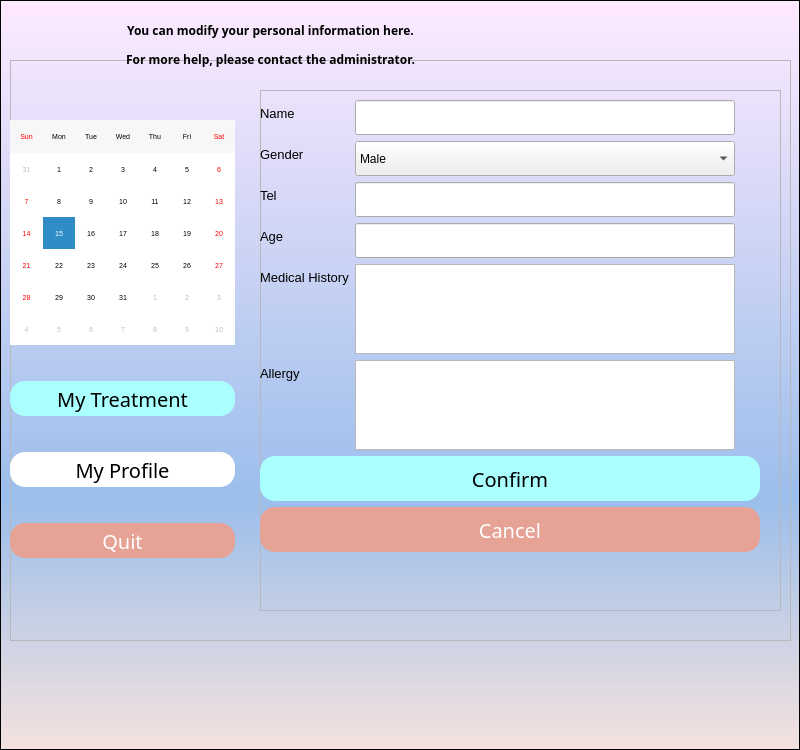
<?xml version="1.0" encoding="UTF-8"?>
<ui version="4.0">
 <class>Form</class>
 <widget class="QWidget" name="Form">
  <property name="geometry">
   <rect>
    <x>0</x>
    <y>0</y>
    <width>800</width>
    <height>750</height>
   </rect>
  </property>
  <property name="windowTitle">
   <string>Form</string>
  </property>
  <widget class="QFrame" name="frame_main">
   <property name="geometry">
    <rect>
     <x>10</x>
     <y>60</y>
     <width>781</width>
     <height>581</height>
    </rect>
   </property>
   <property name="frameShape">
    <enum>QFrame::StyledPanel</enum>
   </property>
   <property name="frameShadow">
    <enum>QFrame::Raised</enum>
   </property>
   <widget class="QStackedWidget" name="stackedWidget_2">
    <property name="geometry">
     <rect>
      <x>240</x>
      <y>20</y>
      <width>531</width>
      <height>541</height>
     </rect>
    </property>
    <property name="currentIndex">
     <number>1</number>
    </property>
    <widget class="QWidget" name="page_myTreatment">
     <widget class="QFrame" name="frame_10">
      <property name="geometry">
       <rect>
        <x>0</x>
        <y>0</y>
        <width>521</width>
        <height>521</height>
       </rect>
      </property>
      <property name="frameShape">
       <enum>QFrame::StyledPanel</enum>
      </property>
      <property name="frameShadow">
       <enum>QFrame::Raised</enum>
      </property>
      <widget class="QFrame" name="frame_11">
       <property name="geometry">
        <rect>
         <x>10</x>
         <y>10</y>
         <width>501</width>
         <height>80</height>
        </rect>
       </property>
       <property name="frameShape">
        <enum>QFrame::StyledPanel</enum>
       </property>
       <property name="frameShadow">
        <enum>QFrame::Raised</enum>
       </property>
       <widget class="QWidget" name="horizontalLayoutWidget_2">
        <property name="geometry">
         <rect>
          <x>0</x>
          <y>0</y>
          <width>501</width>
          <height>80</height>
         </rect>
        </property>
        <layout class="QHBoxLayout" name="horizontalLayout_2">
         <item>
          <widget class="QLabel" name="label_7">
           <property name="font">
            <font>
             <family>Arial Black</family>
            </font>
           </property>
           <property name="text">
            <string>Hello</string>
           </property>
          </widget>
         </item>
         <item>
          <widget class="QLineEdit" name="lineEdit_name">
           <property name="readOnly">
            <bool>true</bool>
           </property>
          </widget>
         </item>
         <item>
          <widget class="QLabel" name="label_8">
           <property name="font">
            <font>
             <family>Arial Black</family>
            </font>
           </property>
           <property name="text">
            <string>,you are getting better all the time.</string>
           </property>
          </widget>
         </item>
        </layout>
       </widget>
      </widget>
      <widget class="QFrame" name="frame_12">
       <property name="geometry">
        <rect>
         <x>10</x>
         <y>100</y>
         <width>501</width>
         <height>80</height>
        </rect>
       </property>
       <property name="frameShape">
        <enum>QFrame::StyledPanel</enum>
       </property>
       <property name="frameShadow">
        <enum>QFrame::Raised</enum>
       </property>
       <widget class="QWidget" name="formLayoutWidget_2">
        <property name="geometry">
         <rect>
          <x>0</x>
          <y>0</y>
          <width>518</width>
          <height>74</height>
         </rect>
        </property>
        <layout class="QFormLayout" name="formLayout_2">
         <item row="0" column="0">
          <widget class="QLabel" name="label_9">
           <property name="font">
            <font>
             <family>Arial</family>
             <pointsize>10</pointsize>
            </font>
           </property>
           <property name="text">
            <string>My Doctor</string>
           </property>
          </widget>
         </item>
         <item row="0" column="1">
          <widget class="QLineEdit" name="lineEdit_doctorname">
           <property name="sizePolicy">
            <sizepolicy hsizetype="Fixed" vsizetype="Fixed">
             <horstretch>0</horstretch>
             <verstretch>0</verstretch>
            </sizepolicy>
           </property>
           <property name="minimumSize">
            <size>
             <width>350</width>
             <height>30</height>
            </size>
           </property>
           <property name="readOnly">
            <bool>true</bool>
           </property>
          </widget>
         </item>
         <item row="1" column="0">
          <widget class="QLabel" name="label_10">
           <property name="font">
            <font>
             <family>Arial</family>
             <pointsize>10</pointsize>
            </font>
           </property>
           <property name="text">
            <string>My Ward Number</string>
           </property>
          </widget>
         </item>
         <item row="1" column="1">
          <widget class="QLineEdit" name="lineEdit_ward">
           <property name="sizePolicy">
            <sizepolicy hsizetype="Fixed" vsizetype="Fixed">
             <horstretch>0</horstretch>
             <verstretch>0</verstretch>
            </sizepolicy>
           </property>
           <property name="minimumSize">
            <size>
             <width>350</width>
             <height>30</height>
            </size>
           </property>
           <property name="readOnly">
            <bool>true</bool>
           </property>
          </widget>
         </item>
        </layout>
       </widget>
      </widget>
      <widget class="QTextEdit" name="textEdit_2">
       <property name="geometry">
        <rect>
         <x>10</x>
         <y>190</y>
         <width>501</width>
         <height>321</height>
        </rect>
       </property>
       <property name="sizePolicy">
        <sizepolicy hsizetype="Fixed" vsizetype="Fixed">
         <horstretch>0</horstretch>
         <verstretch>0</verstretch>
        </sizepolicy>
       </property>
       <property name="readOnly">
        <bool>true</bool>
       </property>
      </widget>
     </widget>
    </widget>
    <widget class="QWidget" name="page_profile">
     <widget class="QFrame" name="frame">
      <property name="geometry">
       <rect>
        <x>10</x>
        <y>10</y>
        <width>521</width>
        <height>521</height>
       </rect>
      </property>
      <property name="frameShape">
       <enum>QFrame::StyledPanel</enum>
      </property>
      <property name="frameShadow">
       <enum>QFrame::Raised</enum>
      </property>
      <widget class="QWidget" name="formLayoutWidget">
       <property name="geometry">
        <rect>
         <x>0</x>
         <y>10</y>
         <width>535</width>
         <height>501</height>
        </rect>
       </property>
       <layout class="QFormLayout" name="formLayout">
        <property name="rightMargin">
         <number>10</number>
        </property>
        <item row="0" column="1">
         <widget class="QLineEdit" name="lineEdit">
          <property name="sizePolicy">
           <sizepolicy hsizetype="Fixed" vsizetype="Fixed">
            <horstretch>0</horstretch>
            <verstretch>0</verstretch>
           </sizepolicy>
          </property>
          <property name="minimumSize">
           <size>
            <width>380</width>
            <height>35</height>
           </size>
          </property>
         </widget>
        </item>
        <item row="1" column="0">
         <widget class="QLabel" name="label_4">
          <property name="font">
           <font>
            <family>Arial</family>
            <pointsize>10</pointsize>
           </font>
          </property>
          <property name="text">
           <string>Gender</string>
          </property>
         </widget>
        </item>
        <item row="1" column="1">
         <widget class="QComboBox" name="comboBox">
          <property name="sizePolicy">
           <sizepolicy hsizetype="Fixed" vsizetype="Fixed">
            <horstretch>0</horstretch>
            <verstretch>0</verstretch>
           </sizepolicy>
          </property>
          <property name="minimumSize">
           <size>
            <width>380</width>
            <height>35</height>
           </size>
          </property>
          <property name="maximumSize">
           <size>
            <width>380</width>
            <height>35</height>
           </size>
          </property>
          <property name="font">
           <font>
            <family>Arial</family>
           </font>
          </property>
          <item>
           <property name="text">
            <string>Male</string>
           </property>
          </item>
          <item>
           <property name="text">
            <string>Female</string>
           </property>
          </item>
         </widget>
        </item>
        <item row="2" column="0">
         <widget class="QLabel" name="label_5">
          <property name="font">
           <font>
            <family>Arial</family>
            <pointsize>10</pointsize>
           </font>
          </property>
          <property name="text">
           <string>Tel</string>
          </property>
         </widget>
        </item>
        <item row="2" column="1">
         <widget class="QLineEdit" name="lineEdit_2">
          <property name="sizePolicy">
           <sizepolicy hsizetype="Fixed" vsizetype="Fixed">
            <horstretch>0</horstretch>
            <verstretch>0</verstretch>
           </sizepolicy>
          </property>
          <property name="minimumSize">
           <size>
            <width>380</width>
            <height>35</height>
           </size>
          </property>
          <property name="maximumSize">
           <size>
            <width>380</width>
            <height>35</height>
           </size>
          </property>
         </widget>
        </item>
        <item row="3" column="0">
         <widget class="QLabel" name="label_6">
          <property name="font">
           <font>
            <family>Arial</family>
            <pointsize>10</pointsize>
           </font>
          </property>
          <property name="text">
           <string>Age</string>
          </property>
         </widget>
        </item>
        <item row="3" column="1">
         <widget class="QLineEdit" name="lineEdit_3">
          <property name="sizePolicy">
           <sizepolicy hsizetype="Fixed" vsizetype="Fixed">
            <horstretch>0</horstretch>
            <verstretch>0</verstretch>
           </sizepolicy>
          </property>
          <property name="minimumSize">
           <size>
            <width>380</width>
            <height>35</height>
           </size>
          </property>
          <property name="maximumSize">
           <size>
            <width>380</width>
            <height>35</height>
           </size>
          </property>
         </widget>
        </item>
        <item row="4" column="0">
         <widget class="QLabel" name="label_12">
          <property name="font">
           <font>
            <family>Arial</family>
            <pointsize>10</pointsize>
           </font>
          </property>
          <property name="text">
           <string>Medical History</string>
          </property>
         </widget>
        </item>
        <item row="4" column="1">
         <widget class="QTextEdit" name="textEdit_medicalHistory">
          <property name="sizePolicy">
           <sizepolicy hsizetype="Fixed" vsizetype="Fixed">
            <horstretch>0</horstretch>
            <verstretch>0</verstretch>
           </sizepolicy>
          </property>
          <property name="minimumSize">
           <size>
            <width>380</width>
            <height>90</height>
           </size>
          </property>
          <property name="maximumSize">
           <size>
            <width>380</width>
            <height>90</height>
           </size>
          </property>
         </widget>
        </item>
        <item row="5" column="0">
         <widget class="QLabel" name="label_13">
          <property name="font">
           <font>
            <family>Arial</family>
            <pointsize>10</pointsize>
           </font>
          </property>
          <property name="text">
           <string>Allergy</string>
          </property>
         </widget>
        </item>
        <item row="5" column="1">
         <widget class="QTextEdit" name="textEdit_allergy">
          <property name="sizePolicy">
           <sizepolicy hsizetype="Fixed" vsizetype="Fixed">
            <horstretch>0</horstretch>
            <verstretch>0</verstretch>
           </sizepolicy>
          </property>
          <property name="minimumSize">
           <size>
            <width>380</width>
            <height>90</height>
           </size>
          </property>
          <property name="maximumSize">
           <size>
            <width>380</width>
            <height>90</height>
           </size>
          </property>
         </widget>
        </item>
        <item row="6" column="0" colspan="2">
         <widget class="QPushButton" name="pushButton_confirm">
          <property name="sizePolicy">
           <sizepolicy hsizetype="Fixed" vsizetype="Fixed">
            <horstretch>0</horstretch>
            <verstretch>0</verstretch>
           </sizepolicy>
          </property>
          <property name="minimumSize">
           <size>
            <width>500</width>
            <height>45</height>
           </size>
          </property>
          <property name="maximumSize">
           <size>
            <width>500</width>
            <height>45</height>
           </size>
          </property>
          <property name="font">
           <font>
            <family>Microsoft Yahei</family>
            <pointsize>-1</pointsize>
            <weight>50</weight>
            <italic>false</italic>
            <bold>false</bold>
           </font>
          </property>
          <property name="styleSheet">
           <string notr="true">QPushButton
{
    font-family:Microsoft Yahei;
    font:20px;
    color:black;
    background-color:rgb(170, 255, 255);
    border-radius:15px;
}

QPushButton:hover
{
    background-color:rgb(85, 255, 255);
}

QPushButton:pressed
{
    background-color:rgb(85, 255, 255);
    padding-left:3px;
    padding-top:3px;
}</string>
          </property>
          <property name="text">
           <string>Confirm</string>
          </property>
         </widget>
        </item>
        <item row="7" column="0" colspan="2">
         <widget class="QPushButton" name="pushButton_cancel">
          <property name="sizePolicy">
           <sizepolicy hsizetype="Fixed" vsizetype="Fixed">
            <horstretch>0</horstretch>
            <verstretch>0</verstretch>
           </sizepolicy>
          </property>
          <property name="minimumSize">
           <size>
            <width>500</width>
            <height>45</height>
           </size>
          </property>
          <property name="maximumSize">
           <size>
            <width>500</width>
            <height>45</height>
           </size>
          </property>
          <property name="font">
           <font>
            <family>Microsoft Yahei</family>
            <pointsize>-1</pointsize>
            <weight>50</weight>
            <italic>false</italic>
            <bold>false</bold>
           </font>
          </property>
          <property name="styleSheet">
           <string notr="true">QPushButton
{
    font-family:Microsoft Yahei;
    font:20px;
    color:white;
    background-color:rgb(230, 162, 149);
    border-radius:15px;
}

QPushButton:hover
{
    background-color:rgb(184, 67, 44);
}

QPushButton:pressed
{
    background-color:rgb(184, 67, 44);
    padding-left:3px;
    padding-top:3px;
}</string>
          </property>
          <property name="text">
           <string>Cancel</string>
          </property>
         </widget>
        </item>
        <item row="0" column="0">
         <widget class="QLabel" name="label_3">
          <property name="font">
           <font>
            <family>Arial</family>
            <pointsize>10</pointsize>
           </font>
          </property>
          <property name="text">
           <string>Name</string>
          </property>
         </widget>
        </item>
       </layout>
      </widget>
     </widget>
    </widget>
   </widget>
   <widget class="QWidget" name="verticalLayoutWidget_3">
    <property name="geometry">
     <rect>
      <x>0</x>
      <y>30</y>
      <width>252</width>
      <height>501</height>
     </rect>
    </property>
    <layout class="QVBoxLayout" name="verticalLayout_3">
     <item>
      <widget class="QCalendarWidget" name="calendarWidget">
       <property name="sizePolicy">
        <sizepolicy hsizetype="Fixed" vsizetype="Fixed">
         <horstretch>0</horstretch>
         <verstretch>0</verstretch>
        </sizepolicy>
       </property>
       <property name="minimumSize">
        <size>
         <width>225</width>
         <height>225</height>
        </size>
       </property>
       <property name="maximumSize">
        <size>
         <width>225</width>
         <height>225</height>
        </size>
       </property>
       <property name="font">
        <font>
         <pointsize>5</pointsize>
        </font>
       </property>
       <property name="locale">
        <locale language="English" country="HongKong"/>
       </property>
       <property name="firstDayOfWeek">
        <enum>Qt::Sunday</enum>
       </property>
       <property name="gridVisible">
        <bool>false</bool>
       </property>
       <property name="verticalHeaderFormat">
        <enum>QCalendarWidget::NoVerticalHeader</enum>
       </property>
       <property name="navigationBarVisible">
        <bool>false</bool>
       </property>
       <property name="dateEditEnabled">
        <bool>false</bool>
       </property>
      </widget>
     </item>
     <item>
      <widget class="QPushButton" name="pushButton_viewPatient_2">
       <property name="sizePolicy">
        <sizepolicy hsizetype="Fixed" vsizetype="Fixed">
         <horstretch>0</horstretch>
         <verstretch>0</verstretch>
        </sizepolicy>
       </property>
       <property name="minimumSize">
        <size>
         <width>225</width>
         <height>35</height>
        </size>
       </property>
       <property name="font">
        <font>
         <family>Microsoft Yahei</family>
         <pointsize>-1</pointsize>
         <weight>50</weight>
         <italic>false</italic>
         <bold>false</bold>
        </font>
       </property>
       <property name="styleSheet">
        <string notr="true">QPushButton
{
    font-family:Microsoft Yahei;
    font:20px;
    color:black;
    background-color:rgb(170, 255, 255);
    border-radius:15px;
}

QPushButton:hover
{
    background-color:rgb(85, 255, 255);
}

QPushButton:pressed
{
    background-color:rgb(85, 255, 255);
    padding-left:3px;
    padding-top:3px;
}</string>
       </property>
       <property name="text">
        <string>My Treatment</string>
       </property>
      </widget>
     </item>
     <item>
      <widget class="QPushButton" name="pushButton_myProfile">
       <property name="sizePolicy">
        <sizepolicy hsizetype="Fixed" vsizetype="Fixed">
         <horstretch>0</horstretch>
         <verstretch>0</verstretch>
        </sizepolicy>
       </property>
       <property name="minimumSize">
        <size>
         <width>225</width>
         <height>35</height>
        </size>
       </property>
       <property name="font">
        <font>
         <family>Microsoft Yahei</family>
         <pointsize>-1</pointsize>
         <weight>50</weight>
         <italic>false</italic>
         <bold>false</bold>
        </font>
       </property>
       <property name="styleSheet">
        <string notr="true">QPushButton
{
    font-family:Microsoft Yahei;
    font:20px;
    color:black;
    background-color:rgb(255, 255, 255);
    border-radius:15px;
}

QPushButton:hover
{
    background-color:rgb(231, 215, 215);
}

QPushButton:pressed
{
    background-color:rgb(231, 215, 215);
    padding-left:3px;
    padding-top:3px;
}</string>
       </property>
       <property name="text">
        <string>My Profile</string>
       </property>
      </widget>
     </item>
     <item>
      <widget class="QPushButton" name="pushButton_quit_2">
       <property name="sizePolicy">
        <sizepolicy hsizetype="Fixed" vsizetype="Fixed">
         <horstretch>0</horstretch>
         <verstretch>0</verstretch>
        </sizepolicy>
       </property>
       <property name="minimumSize">
        <size>
         <width>225</width>
         <height>35</height>
        </size>
       </property>
       <property name="font">
        <font>
         <family>Microsoft Yahei</family>
         <pointsize>-1</pointsize>
         <weight>50</weight>
         <italic>false</italic>
         <bold>false</bold>
        </font>
       </property>
       <property name="styleSheet">
        <string notr="true">QPushButton
{
    font-family:Microsoft Yahei;
    font:20px;
    color:white;
    background-color:rgb(230, 162, 149);
    border-radius:15px;
}

QPushButton:hover
{
    background-color:rgb(184, 67, 44);
}

QPushButton:pressed
{
    background-color:rgb(184, 67, 44);
    padding-left:3px;
    padding-top:3px;
}</string>
       </property>
       <property name="text">
        <string>Quit</string>
       </property>
      </widget>
     </item>
    </layout>
   </widget>
  </widget>
  <widget class="QListView" name="listView">
   <property name="geometry">
    <rect>
     <x>0</x>
     <y>0</y>
     <width>800</width>
     <height>750</height>
    </rect>
   </property>
   <property name="styleSheet">
    <string notr="true">background:qlineargradient(spread:pad, x1:0, y1:0, x2:0, y2:1, stop:0 rgba(254, 234, 255, 255), stop:0.664773 rgba(155, 190, 235, 255), stop:1 rgba(245, 226, 223, 255))</string>
   </property>
  </widget>
  <widget class="QLabel" name="label_2">
   <property name="geometry">
    <rect>
     <x>20</x>
     <y>10</y>
     <width>501</width>
     <height>71</height>
    </rect>
   </property>
   <property name="font">
    <font>
     <family>Arial Black</family>
    </font>
   </property>
   <property name="text">
    <string>&lt;html&gt;&lt;head/&gt;&lt;body&gt;&lt;p align=&quot;center&quot;&gt;&lt;span style=&quot; font-weight:600;&quot;&gt;You can modify your personal information here.&lt;/span&gt;&lt;/p&gt;&lt;p align=&quot;center&quot;&gt;&lt;span style=&quot; font-weight:600;&quot;&gt;For more help, please contact the administrator.&lt;/span&gt;&lt;/p&gt;&lt;/body&gt;&lt;/html&gt;</string>
   </property>
  </widget>
  <zorder>listView</zorder>
  <zorder>frame_main</zorder>
  <zorder>label_2</zorder>
 </widget>
 <resources/>
 <connections/>
</ui>
